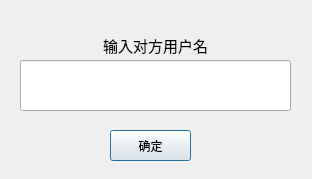
<?xml version="1.0" encoding="UTF-8"?>
<ui version="4.0">
 <class>Dialog</class>
 <widget class="QDialog" name="Dialog">
  <property name="geometry">
   <rect>
    <x>0</x>
    <y>0</y>
    <width>312</width>
    <height>179</height>
   </rect>
  </property>
  <property name="windowTitle">
   <string>Dialog</string>
  </property>
  <widget class="QLineEdit" name="lineEdit">
   <property name="geometry">
    <rect>
     <x>20</x>
     <y>60</y>
     <width>271</width>
     <height>51</height>
    </rect>
   </property>
  </widget>
  <widget class="QLabel" name="label">
   <property name="geometry">
    <rect>
     <x>100</x>
     <y>30</y>
     <width>111</width>
     <height>31</height>
    </rect>
   </property>
   <property name="text">
    <string>&lt;html&gt;&lt;head/&gt;&lt;body&gt;&lt;p align=&quot;center&quot;&gt;&lt;span style=&quot; font-size:11pt;&quot;&gt;输入对方用户名&lt;/span&gt;&lt;/p&gt;&lt;/body&gt;&lt;/html&gt;</string>
   </property>
  </widget>
  <widget class="QPushButton" name="pushButton">
   <property name="geometry">
    <rect>
     <x>110</x>
     <y>130</y>
     <width>81</width>
     <height>31</height>
    </rect>
   </property>
   <property name="text">
    <string>确定</string>
   </property>
  </widget>
 </widget>
 <resources/>
 <connections/>
</ui>
